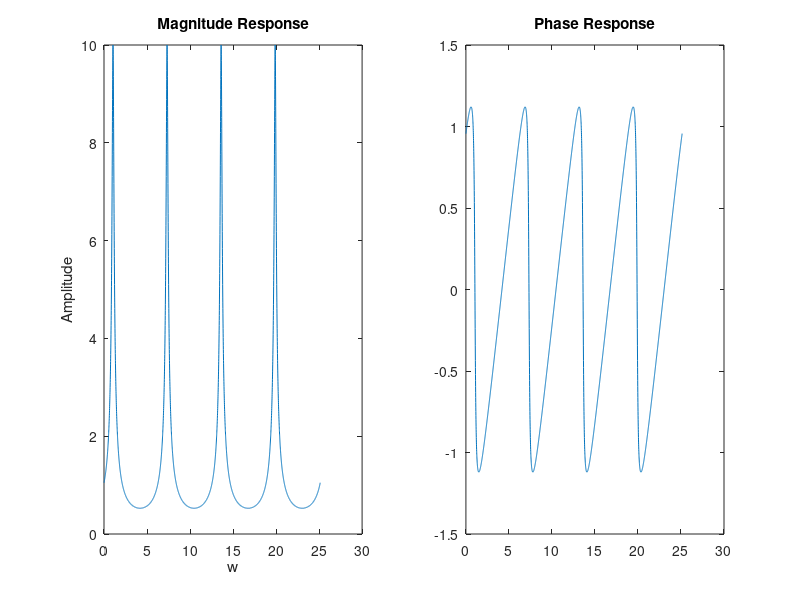

This figure's MATLAB source:
clc;
clear all;
close all;

w = [0:1:4000]*pi/500;
X = exp(j*(w-pi/3))./(exp(j.*(w-pi/3))-0.9);

subplot(1,2,1);
plot(w,abs(X));
title('Magnitude Response');
xlabel('w'), ylabel('Amplitude');
subplot(1,2,2);
plot(w,angle(X));
title('Phase Response');
